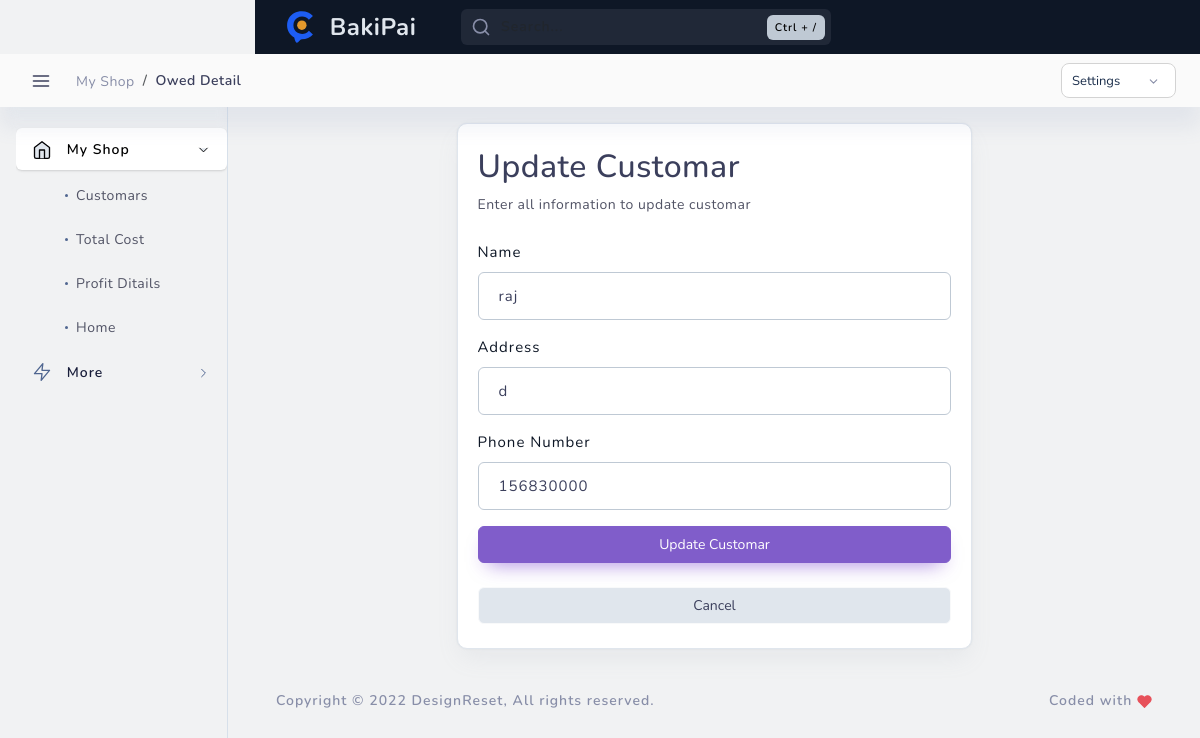
Page /update-customer/3/ on the earlier database version.
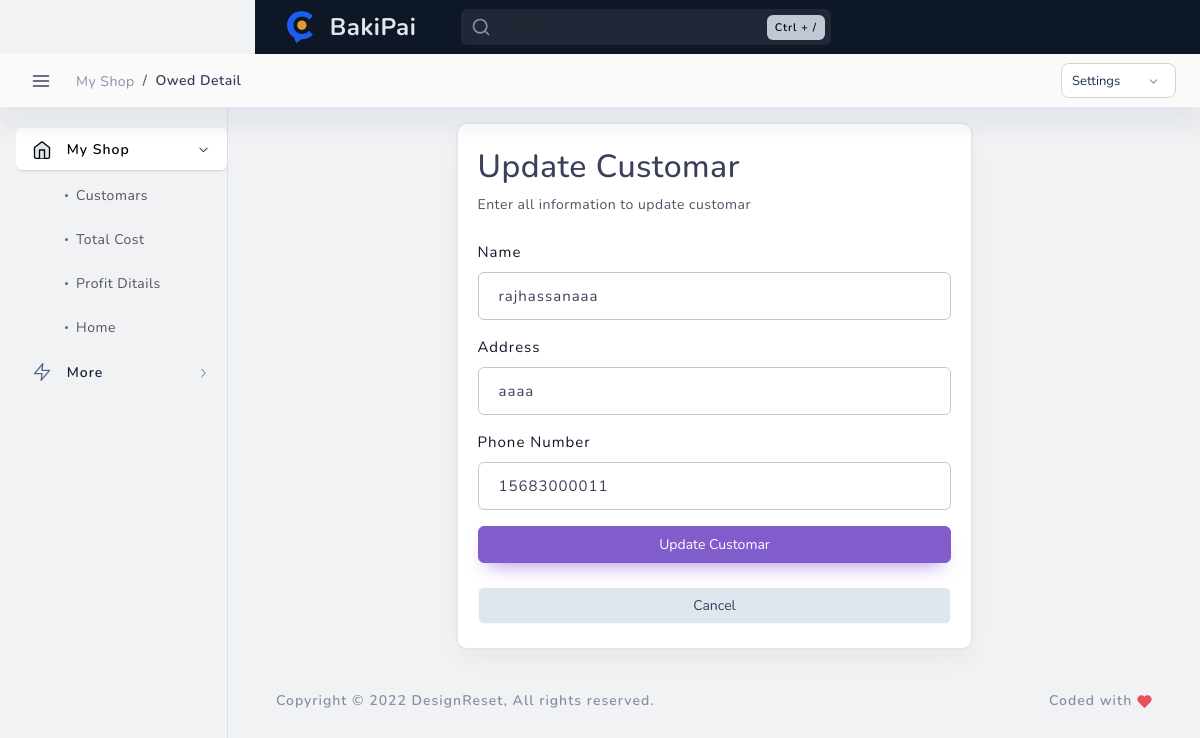
Same page on the later database version.
### admin_panel/models.py (models this page shows, shortened)
class customar(models.Model):
    REGULAR = 'Regular'
    NON_REGULAR = 'Non-Regular'
    CUSTOMER_TYPE_CHOICES = [
        (REGULAR, 'Regular'),
        (NON_REGULAR, 'Non-Regular'),
    ]
    user = models.ForeignKey(User, on_delete=models.CASCADE)
    customer_type = models.CharField(
        max_length=20,
        choices=CUSTOMER_TYPE_CHOICES,
        default=NON_REGULAR,
        blank=False
    )
    name = models.CharField(max_length=100 , blank=False)
    address = models.TextField(max_length=1000 , blank=False)
    fhone = models.CharField(max_length=15 , blank=False)
    created_at = models.DateTimeField(auto_now_add=True)
    updated_at = models.DateTimeField(auto_now=True)

### admin_panel/views.py (the view, shortened to what this page needs)
# urls.py: path('update-customer/<int:customer_id>/', update_customer, name='update_customer'),
def update_customer(request , customer_id ):
    customar1 = get_object_or_404(customar, id=customer_id)
    try :
       customars = customar.objects.get(id=customer_id)
    except Exception as e :
      raise Http404(f"customar not found by your given id:{id}")
    context = {
         'customar1':customar1
    }
    return render(request, 'admin_panel/update_customar.html',context)

### admin_panel/templates/admin_panel/update_customar.html (shortened to what the changed rows need)
{% load static %}
<!DOCTYPE html>
<html lang="en">
<head>
    <link href="{% static 'admin_theme/layouts/vertical-dark-menu/css/light/loader.css' %}" rel="stylesheet" type="text/css" />
    <link href="{% static 'admin_theme/layouts/vertical-dark-menu/css/dark/loader.css' %}" rel="stylesheet" type="text/css" />
    <link href="{% static 'admin_theme/src/bootstrap/css/bootstrap.min.css' %}" rel="stylesheet" type="text/css" />
    <link href="{% static 'admin_theme/layouts/vertical-dark-menu/css/light/plugins.css' %}" rel="stylesheet" type="text/css" />
    <link href="{% static 'admin_theme/layouts/vertical-dark-menu/css/dark/plugins.css' %}" rel="stylesheet" type="text/css" />
    <link href="{% static 'admin_theme/src/plugins/src/apex/apexcharts.css' %}" rel="stylesheet" type="text/css">
    <link href="{% static 'admin_theme/src/assets/css/light/dashboard/dash_1.css' %}" rel="stylesheet" type="text/css" />
    <link href="{% static 'admin_theme/src/assets/css/dark/dashboard/dash_1.css' %}" rel="stylesheet" type="text/css" />
</head>
<body class="layout-boxed">
    <div class="main-container" id="container">
        <div id="content" class="main-content">
            <div class="layout-px-spacing">
                    <div class="auth-container d-flex">
                        <div class="container mx-auto align-self-center">
                            <div class="row">
                                <div class="col-xxl-6 col-xl-7 col-lg-8 col-md-10 col-12 d-flex flex-column align-self-center mx-auto">
                                    <div class="card mt-3 mb-3">
                                        <div class="card-body">
                                            <div class="row">
                                                <div class="col-md-12 mb-3">
                                                    <h2>Update Customar</h2>
                                                </div>
                                                <form method="POST">
                                                    <div class="col-md-12">
                                                        <div class="mb-3">
                                                            <label class="form-label">Name</label>
                                                            <input type="text" name="name" class="form-control add-billing-address-input" value="{{ customar1.name }}">
                                                        </div>
                                                    </div>
                                                    <div class="col-md-12">
                                                        <div class="mb-3">
                                                            <label class="form-label">Address</label>
                                                            <input type="text" name="address" class="form-control" value="{{ customar1.address }}">
                                                        </div>
                                                    </div>
                                                    <div class="col-12">
                                                        <div class="mb-3">
                                                            <label class="form-label">Phone Number</label>
                                                            <input type="text" name="fhone" class="form-control" value="{{ customar1.fhone }}">
                                                        </div>
                                                    </div>
                                                </form>
                                            </div>
                                        </div>
                                    </div>
                                </div>
                            </div>
                        </div>
                    </div>
        </div>
    </div>
</body>
</html>

Differences in the rows shown:
changed customar: name "raj" → "rajhassanaaa"; address "d" → "aaaa"; fhone "156830000" → "15683000011"
